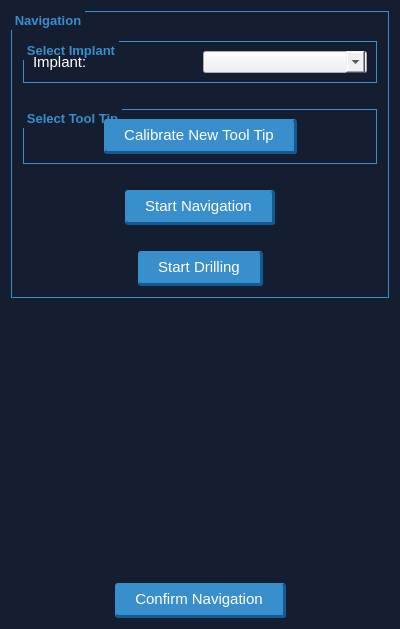
<?xml version="1.0" encoding="UTF-8"?>
<ui version="4.0">
 <class>SCBDentalNavigationPipeline</class>
 <widget class="QWidget" name="SCBDentalNavigationPipeline">
  <property name="geometry">
   <rect>
    <x>0</x>
    <y>0</y>
    <width>400</width>
    <height>629</height>
   </rect>
  </property>
  <property name="minimumSize">
   <size>
    <width>400</width>
    <height>0</height>
   </size>
  </property>
  <property name="maximumSize">
   <size>
    <width>400</width>
    <height>16777215</height>
   </size>
  </property>
  <property name="font">
   <font>
    <family>Microsoft YaHei UI</family>
   </font>
  </property>
  <property name="windowTitle">
   <string>Navigate</string>
  </property>
  <property name="styleSheet">
   <string notr="true">QWidget{
        background-color:#151d31}</string>
  </property>
  <layout class="QVBoxLayout" name="verticalLayout_2">
   <item>
    <widget class="QGroupBox" name="groupBox">
     <property name="font">
      <font>
       <pointsize>10</pointsize>
       <weight>75</weight>
       <bold>true</bold>
      </font>
     </property>
     <property name="styleSheet">
      <string notr="true">QGroupBox {
    background-color: transparent;
    border: 1px solid #388fcb;
    border-radius: 0px;
    margin-top: 4ex; /* leave space at the top for the title */
    font-weight: bold;
	
}

QGroupBox::title {
    subcontrol-origin: margin;
    subcontrol-position: top left; /* position at the top center */
    color: #388fcb;
    padding: 2px;
}</string>
     </property>
     <property name="title">
      <string>Navigation</string>
     </property>
     <layout class="QVBoxLayout" name="verticalLayout">
      <item>
       <widget class="QGroupBox" name="groupBox_2">
        <property name="font">
         <font>
          <pointsize>10</pointsize>
          <weight>75</weight>
          <bold>true</bold>
         </font>
        </property>
        <property name="title">
         <string>Select Implant</string>
        </property>
        <layout class="QHBoxLayout" name="horizontalLayout">
         <item>
          <widget class="QLabel" name="label_3">
           <property name="font">
            <font>
             <family>Microsoft YaHei UI</family>
             <pointsize>11</pointsize>
            </font>
           </property>
           <property name="styleSheet">
            <string notr="true">color:white; background-color: transparent;</string>
           </property>
           <property name="text">
            <string>Implant:</string>
           </property>
          </widget>
         </item>
         <item>
          <widget class="QComboBox" name="comboBoxImplant">
           <property name="font">
            <font>
             <family>Microsoft YaHei UI</family>
            </font>
           </property>
           <property name="styleSheet">
            <string notr="true">QComboBox{
background-color: #f0f0f0;
color:black;
}

QComboBox:!editable, QComboBox::drop-down:editable {
background-color: #f0f0f0;
color:black;
}

QWidget{
background-color: #f0f0f0;
color:black;
}

QComboBox QAbstractItemView
{
selection-color: black;
selection-background-color: #2fa2f4;
}</string>
           </property>
          </widget>
         </item>
        </layout>
       </widget>
      </item>
      <item>
       <widget class="QLabel" name="label_2">
        <property name="styleSheet">
         <string notr="true">background-color: transparent;</string>
        </property>
        <property name="text">
         <string/>
        </property>
        <property name="pixmap">
         <pixmap resource="Resource/Dental.qrc">:/HyperBlue/hyperblue/icon/arrow.png</pixmap>
        </property>
        <property name="alignment">
         <set>Qt::AlignCenter</set>
        </property>
       </widget>
      </item>
      <item>
       <widget class="QGroupBox" name="groupBox_3">
        <property name="font">
         <font>
          <pointsize>10</pointsize>
          <weight>75</weight>
          <bold>true</bold>
         </font>
        </property>
        <property name="title">
         <string>Select Tool Tip</string>
        </property>
        <layout class="QGridLayout" name="gridLayout">
         <item row="0" column="0" colspan="2">
          <layout class="QHBoxLayout" name="horizontalLayout_2">
           <item>
            <spacer name="horizontalSpacer">
             <property name="orientation">
              <enum>Qt::Horizontal</enum>
             </property>
             <property name="sizeHint" stdset="0">
              <size>
               <width>40</width>
               <height>20</height>
              </size>
             </property>
            </spacer>
           </item>
           <item>
            <widget class="QPushButton" name="pushButtonCalibratePosition">
             <property name="font">
              <font>
               <family>Microsoft YaHei UI</family>
               <pointsize>11</pointsize>
              </font>
             </property>
             <property name="styleSheet">
              <string notr="true">QPushButton{
padding:7px 20px 7px 20px;
outline:none;
background-color: #398fcc;
border-radius:3px; 
border-top: none;
border-left: none;
border-right: 3px  solid #125a91;
border-bottom: 3px  solid #125a91;
color:rgb(255, 255, 255);
}

QPushButton:hover{ 
background-color:#2fa2f4; 
color: white; 
}

QPushButton:pressed
{ 
background-color: #398fcc;
border:none;
}


/*
QPushButton {
color: #333;
border: 2px solid #555;
border-radius: 11px;
padding: 5px;
background: qradialgradient(cx: 0.3, cy: -0.4,
fx: 0.3, fy: -0.4,
radius: 1.35, stop: 0 #fff, stop: 1 #888);
min-width: 80px;
}

QPushButton:hover {
background: qradialgradient(cx: 0.3, cy: -0.4,
fx: 0.3, fy: -0.4,
radius: 1.35, stop: 0 #fff, stop: 1 #bbb);
}

QPushButton:pressed {
background: qradialgradient(cx: 0.4, cy: -0.1,
fx: 0.4, fy: -0.1,
radius: 1.35, stop: 0 #fff, stop: 1 #ddd);
}
*/</string>
             </property>
             <property name="text">
              <string>Calibrate New Tool Tip</string>
             </property>
            </widget>
           </item>
           <item>
            <spacer name="horizontalSpacer_2">
             <property name="orientation">
              <enum>Qt::Horizontal</enum>
             </property>
             <property name="sizeHint" stdset="0">
              <size>
               <width>40</width>
               <height>20</height>
              </size>
             </property>
            </spacer>
           </item>
          </layout>
         </item>
        </layout>
       </widget>
      </item>
      <item>
       <widget class="QLabel" name="label_5">
        <property name="styleSheet">
         <string notr="true">background-color: transparent;</string>
        </property>
        <property name="text">
         <string/>
        </property>
        <property name="pixmap">
         <pixmap resource="Resource/Dental.qrc">:/HyperBlue/hyperblue/icon/arrow.png</pixmap>
        </property>
        <property name="alignment">
         <set>Qt::AlignCenter</set>
        </property>
       </widget>
      </item>
      <item>
       <layout class="QHBoxLayout" name="horizontalLayout_3">
        <item>
         <spacer name="horizontalSpacer_4">
          <property name="orientation">
           <enum>Qt::Horizontal</enum>
          </property>
          <property name="sizeHint" stdset="0">
           <size>
            <width>40</width>
            <height>20</height>
           </size>
          </property>
         </spacer>
        </item>
        <item>
         <widget class="QPushButton" name="pushButtonMoveToTargetImplant">
          <property name="sizePolicy">
           <sizepolicy hsizetype="Preferred" vsizetype="Fixed">
            <horstretch>0</horstretch>
            <verstretch>0</verstretch>
           </sizepolicy>
          </property>
          <property name="font">
           <font>
            <family>Microsoft YaHei UI</family>
            <pointsize>11</pointsize>
           </font>
          </property>
          <property name="styleSheet">
           <string notr="true">QPushButton{
padding:7px 20px 7px 20px;
outline:none;
background-color: #398fcc;
border-radius:3px; 
border-top: none;
border-left: none;
border-right: 3px  solid #125a91;
border-bottom: 3px  solid #125a91;
color:rgb(255, 255, 255);
}

QPushButton:hover{ 
background-color:#2fa2f4; 
color: white; 
}

QPushButton:pressed
{ 
background-color: #398fcc;
border:none;
}

QPushButton:checked
{ 
padding:7px 20px 7px 20px;
background-color: #2fa2f4;
border-top: none;
border-left: none;
border-right: 3px  solid #2fa2f4;
border-bottom: 3px  solid #2fa2f4;
font:bold;
}</string>
          </property>
          <property name="text">
           <string>Start Navigation</string>
          </property>
          <property name="checkable">
           <bool>true</bool>
          </property>
          <property name="checked">
           <bool>false</bool>
          </property>
         </widget>
        </item>
        <item>
         <spacer name="horizontalSpacer_6">
          <property name="orientation">
           <enum>Qt::Horizontal</enum>
          </property>
          <property name="sizeHint" stdset="0">
           <size>
            <width>40</width>
            <height>20</height>
           </size>
          </property>
         </spacer>
        </item>
       </layout>
      </item>
      <item>
       <widget class="QLabel" name="label_4">
        <property name="styleSheet">
         <string notr="true">background-color: transparent;</string>
        </property>
        <property name="text">
         <string/>
        </property>
        <property name="pixmap">
         <pixmap resource="Resource/Dental.qrc">:/HyperBlue/hyperblue/icon/arrow.png</pixmap>
        </property>
        <property name="alignment">
         <set>Qt::AlignCenter</set>
        </property>
       </widget>
      </item>
      <item>
       <layout class="QHBoxLayout" name="horizontalLayout_4">
        <item>
         <spacer name="horizontalSpacer_3">
          <property name="orientation">
           <enum>Qt::Horizontal</enum>
          </property>
          <property name="sizeHint" stdset="0">
           <size>
            <width>40</width>
            <height>20</height>
           </size>
          </property>
         </spacer>
        </item>
        <item>
         <widget class="QPushButton" name="pushButtonStartDrilling">
          <property name="sizePolicy">
           <sizepolicy hsizetype="Preferred" vsizetype="Fixed">
            <horstretch>0</horstretch>
            <verstretch>0</verstretch>
           </sizepolicy>
          </property>
          <property name="font">
           <font>
            <family>Microsoft YaHei UI</family>
            <pointsize>11</pointsize>
           </font>
          </property>
          <property name="styleSheet">
           <string notr="true">QPushButton{
padding:7px 20px 7px 20px;
outline:none;
background-color: #398fcc;
border-radius:3px; 
border-top: none;
border-left: none;
border-right: 3px  solid #125a91;
border-bottom: 3px  solid #125a91;
color:rgb(255, 255, 255);
}

QPushButton:hover{ 
background-color:#2fa2f4; 
color: white; 
}

QPushButton:pressed
{ 
background-color: #398fcc;
border:none;
}

QPushButton:checked
{ 
padding:7px 20px 7px 20px;
background-color: #2fa2f4;
border-top: none;
border-left: none;
border-right: 3px  solid #2fa2f4;
border-bottom: 3px  solid #2fa2f4;
font:bold;
}</string>
          </property>
          <property name="text">
           <string>Start Drilling</string>
          </property>
          <property name="checkable">
           <bool>true</bool>
          </property>
          <property name="checked">
           <bool>false</bool>
          </property>
         </widget>
        </item>
        <item>
         <spacer name="horizontalSpacer_5">
          <property name="orientation">
           <enum>Qt::Horizontal</enum>
          </property>
          <property name="sizeHint" stdset="0">
           <size>
            <width>37</width>
            <height>17</height>
           </size>
          </property>
         </spacer>
        </item>
       </layout>
      </item>
     </layout>
    </widget>
   </item>
   <item>
    <spacer name="verticalSpacer_2">
     <property name="orientation">
      <enum>Qt::Vertical</enum>
     </property>
     <property name="sizeHint" stdset="0">
      <size>
       <width>17</width>
       <height>47</height>
      </size>
     </property>
    </spacer>
   </item>
   <item>
    <widget class="QLabel" name="label">
     <property name="styleSheet">
      <string notr="true">background-color: transparent;</string>
     </property>
     <property name="text">
      <string/>
     </property>
     <property name="pixmap">
      <pixmap resource="Resource/Dental.qrc">:/HyperBlue/hyperblue/icon/arrow.png</pixmap>
     </property>
     <property name="alignment">
      <set>Qt::AlignCenter</set>
     </property>
    </widget>
   </item>
   <item>
    <spacer name="verticalSpacer">
     <property name="orientation">
      <enum>Qt::Vertical</enum>
     </property>
     <property name="sizeHint" stdset="0">
      <size>
       <width>20</width>
       <height>40</height>
      </size>
     </property>
    </spacer>
   </item>
   <item>
    <layout class="QHBoxLayout" name="horizontalLayout_5">
     <item>
      <spacer name="horizontalSpacer_7">
       <property name="orientation">
        <enum>Qt::Horizontal</enum>
       </property>
       <property name="sizeHint" stdset="0">
        <size>
         <width>40</width>
         <height>20</height>
        </size>
       </property>
      </spacer>
     </item>
     <item>
      <widget class="QPushButton" name="pushButtonNavigationConfirm">
       <property name="font">
        <font>
         <family>Microsoft YaHei UI</family>
         <pointsize>11</pointsize>
        </font>
       </property>
       <property name="styleSheet">
        <string notr="true">QPushButton{
padding:7px 20px 7px 20px;
outline:none;
background-color: #398fcc;
border-radius:3px; 
border-top: none;
border-left: none;
border-right: 3px  solid #125a91;
border-bottom: 3px  solid #125a91;
color:rgb(255, 255, 255);
}

QPushButton:hover{ 
background-color:#2fa2f4; 
color: white; 
}

QPushButton:pressed
{ 
background-color: #398fcc;
border:none;
}


/*
QPushButton {
color: #333;
border: 2px solid #555;
border-radius: 11px;
padding: 5px;
background: qradialgradient(cx: 0.3, cy: -0.4,
fx: 0.3, fy: -0.4,
radius: 1.35, stop: 0 #fff, stop: 1 #888);
min-width: 80px;
}

QPushButton:hover {
background: qradialgradient(cx: 0.3, cy: -0.4,
fx: 0.3, fy: -0.4,
radius: 1.35, stop: 0 #fff, stop: 1 #bbb);
}

QPushButton:pressed {
background: qradialgradient(cx: 0.4, cy: -0.1,
fx: 0.4, fy: -0.1,
radius: 1.35, stop: 0 #fff, stop: 1 #ddd);
}
*/</string>
       </property>
       <property name="text">
        <string>Confirm Navigation</string>
       </property>
      </widget>
     </item>
     <item>
      <spacer name="horizontalSpacer_8">
       <property name="orientation">
        <enum>Qt::Horizontal</enum>
       </property>
       <property name="sizeHint" stdset="0">
        <size>
         <width>40</width>
         <height>20</height>
        </size>
       </property>
      </spacer>
     </item>
    </layout>
   </item>
  </layout>
 </widget>
 <tabstops>
  <tabstop>comboBoxImplant</tabstop>
  <tabstop>pushButtonCalibratePosition</tabstop>
  <tabstop>pushButtonMoveToTargetImplant</tabstop>
  <tabstop>pushButtonStartDrilling</tabstop>
  <tabstop>pushButtonNavigationConfirm</tabstop>
 </tabstops>
 <resources>
  <include location="Resource/Dental.qrc"/>
 </resources>
 <connections/>
</ui>
